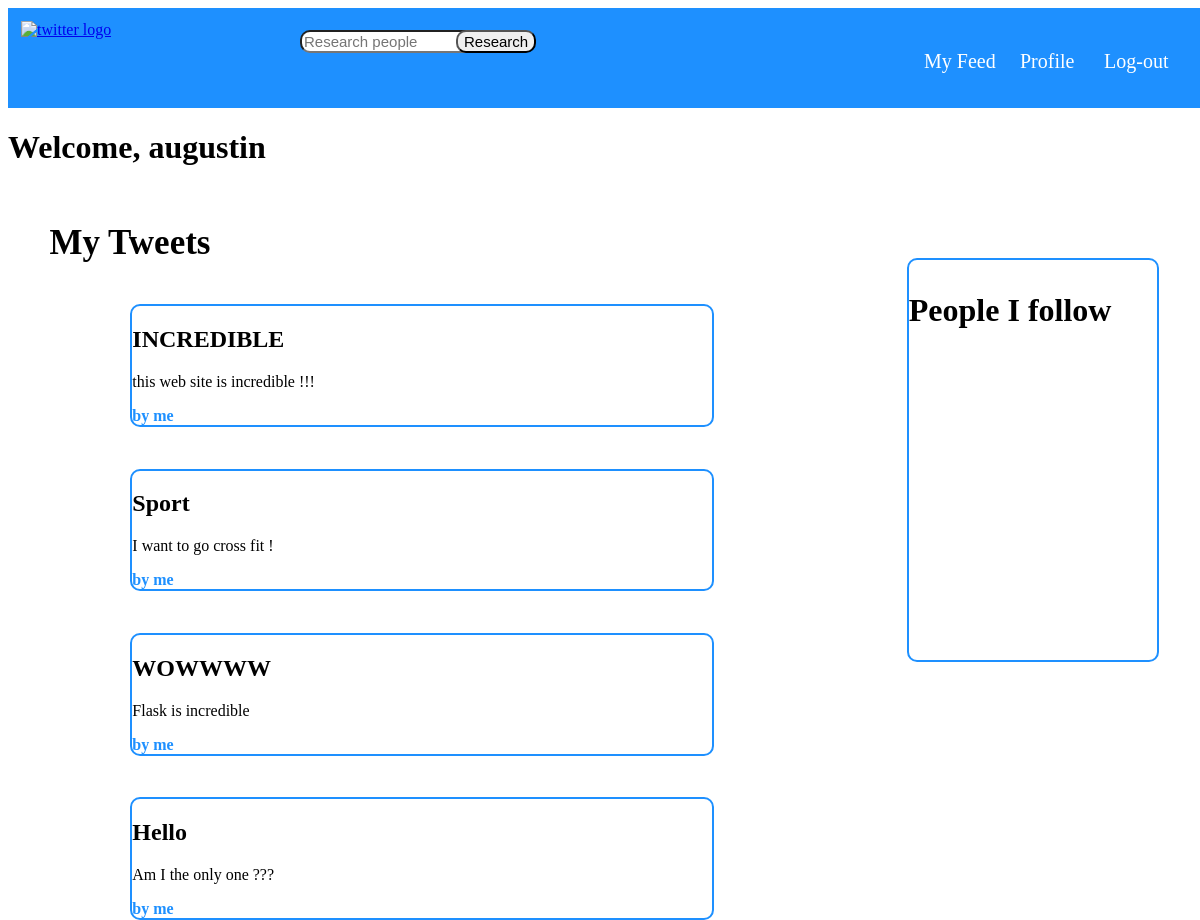
The app's page /profile (signed in) with its own data.
### twitter_app/model.py (models this page shows)
class User(db.Model):
    __tablename__ = "user"
    id = db.Column(db.Integer, primary_key=True)
    username = db.Column(db.String(24), unique=True)
    email = db.Column(db.String(64), unique=True)
    password = db.Column(db.String(64))
    tweets = db.relationship("Tweet", cascade="all, delete")

class Tweet(db.Model):
    __tablename__ = "tweet"
    id = db.Column(db.Integer, primary_key=True)
    uid = db.Column(db.Integer, db.ForeignKey("user.id"), nullable=False)
    title = db.Column(db.String(256))
    content = db.Column(db.String(2048))
    date = db.Column(db.Date)

### twitter_app/main.py (the view)
@main.route('/profile')
@login_required
def profile():
    tweets = Tweet.query.filter_by(uid = g.user.id).order_by(Tweet.id.desc()).all()
    f = []
    if g.user.id in follows:
            f = list(map(int, follows.neighbors(g.user.id)))
            print(f)
    return render_template('profile.html', name=g.user.username, tweets = tweets, following = f, user_by_id = user_by_id)

### twitter_app/auth.py (called while the page is built)
@auth.before_app_request
def load_logged_in_user():
    user_id = session.get('user_id')
    if user_id is None:
        g.user = None
    else:
        g.user = User.query.filter_by(id=user_id).first()

def login_required(view):
    @functools.wraps(view)
    def wrapped_view(**kwargs):
        if g.user is None:
            return redirect(url_for('auth.login'))
        return view(**kwargs)
    return wrapped_view

### twitter_app/templates/profile.html (shortened to what this page needs)
<!DOCTYPE html>
<html>
<head>
    <link rel="stylesheet" href="{{ url_for('static', filename='style.css') }}" />
</head>
<body>
    <div class="head1">
        <table>
            <tr>
                <td> <a href="{{ url_for('main.index') }}"  > <img src="{{ url_for('static', filename='t.png') }}" width="15%" alt="twitter logo"> </a></td>
                <td>
                  <form action="/find_someone/index" method="post">
                  <input class="bouton4" name="username"  placeholder="Research people" id="username" value="{{ request.form['username'] }}">
                  <input class="bouton5" type="submit" value="Research">
                  </action></td>
                <td> <a href="{{ url_for('main.feed') }}"  >
                  <p class="bouton3"> My Feed </p></a>
                </td>
                <td> <a href="{{ url_for('main.profile') }}"  >
                    <p class="bouton1"> Profile </p></a>
                </td>
                <td> <a href="{{ url_for('auth.logout') }}"  >
                    <p class="bouton2"> Log-out </p></a>
                </td>
            </tr>
        </table>
    </div>
<h1 class="title">
        Welcome, {{ name }}
</h1>
<div class="tweet">
  <p class="indent"> My Tweets </p>
  {% for tweet in tweets %}</p>
  <article class="box">
    <header>
      <div>
        <h1>{{ tweet['title'] }}</h1>
      </div>
    </header>
    <p class="body">{{ tweet.content }}</p>
    <div class="about">by me </div>
  </article>
  {% endfor %}
</div>
<div class="friend">
  <div class="box2">
<h1>
  <p>People I follow </p>
</h1>
    </div>
  </div>
    </body>
</html>

### twitter_app/static/style.css (style rules this page uses)
.head1 { background: dodgerblue; height: 80px; width: 100%; margin: 0; padding: 10px; }
.bouton4 { font-size : 15px; border-radius: 10px; font-weight: normal; position: absolute; left : 25%; }
.bouton5 { font-size : 15px; border-radius: 10px; font-weight: normal; position: absolute; left : 38%; }
.bouton3 { font-size : 20px; font-weight: normal; color: white; position: absolute; left : 77%; }
.bouton1 { font-size : 20px; font-weight: normal; color: white; position: absolute; left : 85%; }
.bouton2 { font-size : 20px; font-weight: normal; color: white; position: absolute; left : 92%; }
.indent { font-size: 35px; font-weight: bold; text-indent : 5%; }
.box { width: 70%; border-radius: 10px; height: 30%; margin-top:5%; margin-left: auto; margin-right: auto; padding: 0; position:center; border: 2px solid dodgerblue; }
.box2 { width: 70%; border-radius: 10px; height: 400px; margin: 70px; padding: 0; border: 2px solid dodgerblue; }
.about { color:dodgerblue; font-weight: bold; }
.tweet { width : 70%; float : left; }
.friend { width : 30%; float : right; }

### records on screen
User: username "augustin"
Tweet: title "INCREDIBLE", content "this web site is incredible !!!"
Tweet: title "Sport", content "I want to go cross fit !"
Tweet: title "WOWWWW", content "Flask is incredible"
Tweet: title "Hello", content "Am I the only one ???"
